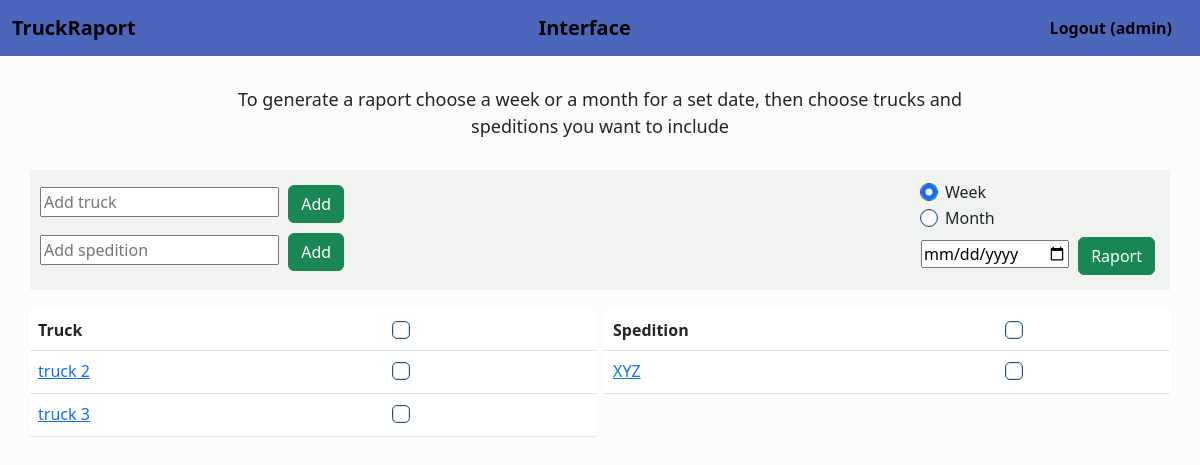
Screenshot of /trucks (signed in) with the database file from the repository.
### truck/models.py (models this page shows, shortened)
class User(AbstractUser):
    id = models.AutoField(primary_key=True)
    default_rate = models.DecimalField(max_digits=10, decimal_places=2, default=1.3)
    def __str__(self):
        return f"{self.username}"

class Truck(models.Model):
    id = models.AutoField(primary_key=True)
    user = models.ForeignKey(User, on_delete=models.CASCADE)
    name = models.CharField(max_length=20, default="Default")

class Spedition (models.Model):
    id = models.AutoField(primary_key=True)
    name = models.CharField(max_length=30)
    user = models.ForeignKey(User, on_delete=models.CASCADE)

### truck/views.py (the view)
# urls.py: path("trucks", views.trucks, name="trucks"),
def trucks(request):
    if request.method == "POST":
        form = TruckForm(request.POST)
        if form.is_valid():
            name = form.cleaned_data["Name"]
            truck = Truck(user=request.user, name=name)
            truck.save()
            return HttpResponseRedirect(reverse("trucks"))
    else:
        try:
            truck = Truck.objects.filter(user=request.user).order_by("name")
            speditions = Spedition.objects.filter(user=request.user)
        except TypeError:
            return render(request, "truck/login.html", {
                "message": "Required to log in"
            })
        return render(request, "truck/trucks.html", {
            "truckform": TruckForm(),
            "trucks": truck,
            "raport": RaportForm(),
            "spedition": SpeditionForm(),
            "speditions": speditions
        })

### truck/views.py
class TruckForm(forms.Form):
    Name = forms.CharField(
        max_length = 20,
        label='Truck',
        widget=forms.TextInput(attrs={'placeholder': 'Add truck', 'required': 'true'})
        )

class RaportForm(forms.Form):
    Date = forms.DateField(widget=forms.DateInput(attrs={'type': 'date'}))

### truck/templates/truck/trucks.html (shortened to what this page needs)
{% extends "truck/layout.html" %}
{% load static %}
{% block body %}
<div id="trucks_body">
<div id="info">
        To generate a raport choose a week or a month for a set date, then choose trucks and speditions you want to include
</div>
<div id="forms">
    <div id="add_forms">
<form action="{% url 'trucks' %}" method="post">
    {{ truckform.Name }}
    <button type="submit" class="btn btn-success">Add</button>
    </form>
    <form action="{% url 'add_spedition' %}" method="post">
        {{ spedition.Name }}
        <button type="submit" class="btn btn-success">Add</button>
        </form>
    </div>
<form action="{% url 'raport' %}" method="post">
<div class="form-check">
    <input class="form-check-input" type="radio" name="week_or_month" value="week" checked>
    <label class="form-check-label" for="radiobutton1">
        Week
    </label>
</div>
<div class="form-check">
    <input class="form-check-input" type="radio" name="week_or_month"
           value="month">
    <label class="form-check-label" for="exampleRadios2">
        Month
    </label>
</div>
    {{ raport.Date }} <input class="btn btn-success" type="submit" value="Raport">
</div>
<div id="tables">
<div class="row">
    <div class="column">
<table class="table table-hover">
    <thead>
      <tr>
        <th scope="col">Truck</th>
        <th scope="col"><input class="form-check-input" type="checkbox" id="all_trucks"> </th>
      </tr>
    </thead>
    <tbody>
{% for truck in trucks %}
<tr>
    <td>
        <a href="{% url 'truck_view' truck.id %}">{{ truck.name }}</a>
    </td>
    <td>
        <div class="form-check">
            <input class="form-check-input" type="checkbox" id="truck_box" value={{ truck.id }} name="truck_box">
        </div>
    </td>
</tr>
{% endfor %}
</table>
    </div>
    <div class="column">
<table class="table table-hover">
    <thead>
      <tr>
        <th scope="col">Spedition</th>
        <th scope="col"><input class="form-check-input" type="checkbox" id="all_sped"> </th>
      </tr>
    </thead>
    <tbody>
{% for sped in speditions %}
<tr>
    <td>
        <a href="{% url 'speditions' %}">{{ sped.name }}</a>
    </td>
    <td>
        <div class="form-check">
            <input class="form-check-input" type="checkbox" id="sped_box" value={{ sped.id }} name="sped_box">
        </div>
    </td>
</tr>
{% endfor %}
</table>
</div>
</div>
</div>
</div>
{% endblock %}

### truck/templates/truck/layout.html (shortened to what this page needs)
{% load static %}
<!DOCTYPE html>
<html lang="en">
    <head>
        <link href="https://cdn.jsdelivr.net/npm/bootstrap@5.3.0-alpha1/dist/css/bootstrap.min.css" rel="stylesheet">
        <link href="{% static 'truck/styles.css' %}" rel="stylesheet">
    </head>
    <body>
        <nav class="navbar navbar-expand-lg navbar-light", style="background-color: #4c66bc;">
            <div class="container-fluid">
              <a class="navbar-brand" href="{% url 'index' %}"><b>TruckRaport</b></a>
              <a class="navbar-brand" href="{% url 'trucks' %}"><b>Interface</b></a>
              <ul class="nav justify-content-end">
                    {% if user.is_authenticated %}
                    <li class="nav-item">
                      <a class="nav-link" href="{% url 'logout' %}" style="color: black"><b>Logout ({{ user }})</b></a>
                    </li>
                    {% endif %}
                </ul>
              </div>
          </nav>
                {% block body %}
                {% endblock %}
    </body>
</html>

### truck/static/truck/styles.css (style rules this page uses)
.row { display: flex; margin-left:-5px; margin-right:-5px; }
.column { flex: 50%; padding: 5px; }
.form-check-input { outline: 1px solid #1e5180; }
table { background-color: #f1f3f1; }
#forms { background-color: #f1f3f1; display: flex; justify-content: space-between; margin-bottom: 15px; padding: 10px; }
.btn-success { margin: 5px; }
body { background-color: #fcfcfc; border-radius: 5px; }
#info { text-align: center; margin-top: 15px ; margin-bottom: 15px; padding: 15px; margin-left: 15%; margin-right: 15%; font-size: large; }
#trucks_body { margin: auto; width: 95%; border-radius: 5px; }

### rows the page displays
User: username "admin"
Truck: name "truck 2"
Truck: name "truck 3"
Spedition: name "XYZ"
